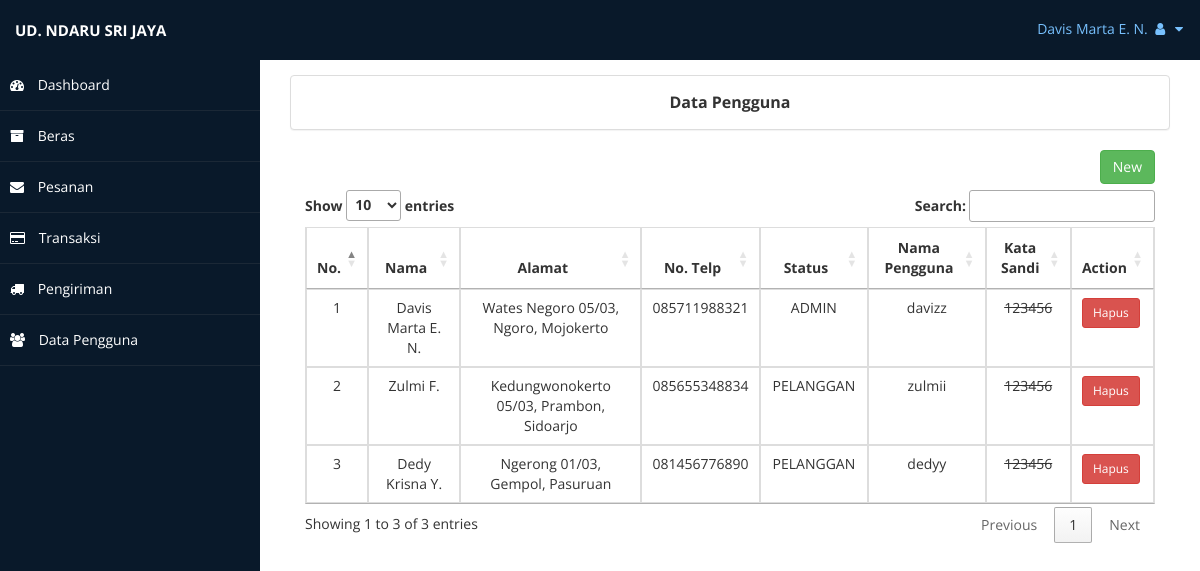
/index.php?page=pengguna (signed in), run on the app's committed database.
### tables this page shows
CREATE TABLE `pengguna` (
  `id` int(11) NOT NULL,
  `nama` varchar(100) NOT NULL,
  `alamat` text NOT NULL,
  `no_telp` varchar(100) NOT NULL,
  `status` enum('PELANGGAN','ADMIN') NOT NULL,
  `username` varchar(100) NOT NULL,
  `password` varchar(100) NOT NULL
);

### views/pengguna.php (the view, shortened to what this page needs)
<?php
$data=mysqli_query($koneksi, "SELECT * FROM pengguna ORDER BY status DESC");
$no=1;
 ?>
<div class="container col-md-12">
  <div class="row">
    <div class="panel panel-default">
      <div class="panel-body" style="text-align:center;font-size:16px"> <b>Data Pengguna</b> </div>
    </div>
  </div>
  <div class="row">
    <div class="col-sm-12">
      <button type="button" style="float:right" class="btn btn-success" data-toggle="modal" data-target="#tambah">New</button><br><br>
      <table id="data-pengguna" class="table table-responsive table-bordered">
        <thead>
          <tr>
            <th style="text-align:center">No.</th>
            <th style="text-align:center">Nama</th>
            <th style="text-align:center">Alamat</th>
            <th style="text-align:center">No. Telp</th>
            <th style="text-align:center">Status</th>
            <th style="text-align:center">Nama Pengguna</th>
            <th style="text-align:center">Kata Sandi</th>
            <th style="text-align:center">Action</th>
          </tr>
        </thead>
        <tbody>
          <?php while ($pengguna=mysqli_fetch_array($data)) { ?>
          <tr>
            <td style="text-align:center"><?php echo $no ?></td>
            <td style="text-align:center"><?php echo $pengguna['nama'] ?></td>
            <td style="text-align:center"><?php echo $pengguna['alamat'] ?></td>
            <td style="text-align:center"><?php echo $pengguna['no_telp'] ?></td>
            <td style="text-align:center"><?php echo $pengguna['status'] ?></td>
            <td style="text-align:center"><?php echo $pengguna['username'] ?></td>
            <td style="text-align:center"> <del><?php echo $pengguna['password'] ?></del> </td>
            <td>
              <a onclick="return confirm('Yakin ingin menghapus?')" href="proses_pengguna.php?del=<?php echo $pengguna['id'] ?>" class="btn btn-danger btn-sm">Hapus</a>
            </td>
          </tr>
          <?php $no++; } ?>
        </tbody>
      </table>
    </div>
  </div>
</div>

### assets/css/custom-styles.css (style rules this page uses)
body { font-family: 'Open Sans', sans-serif; }

### data on the page
pengguna: nama "Davis Marta E. N.", alamat "Wates Negoro 05/03, Ngoro, Mojokerto", no_telp "085711988321", status "ADMIN", username "davizz", password "123456"
pengguna: nama "Zulmi F.", alamat "Kedungwonokerto 05/03, Prambon, Sidoarjo", no_telp "085655348834", status "PELANGGAN", username "zulmii", password "123456"
pengguna: nama "Dedy Krisna Y.", alamat "Ngerong 01/03, Gempol, Pasuruan", no_telp "081456776890", status "PELANGGAN", username "dedyy", password "123456"

### other printed values
$_SESSION['nama'] "Davis Marta E. N."
